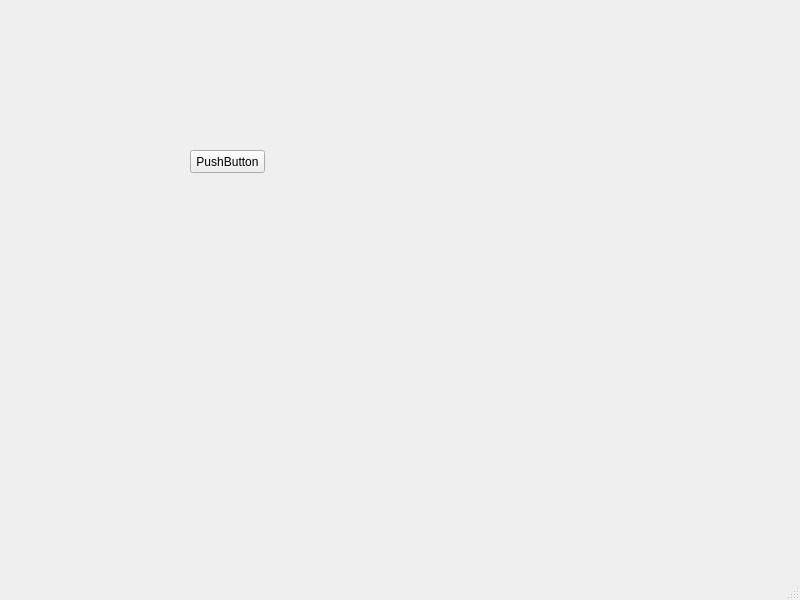
<?xml version="1.0" encoding="UTF-8"?>
<ui version="4.0">
 <class>MainWindow</class>
 <widget class="QMainWindow" name="MainWindow">
  <property name="geometry">
   <rect>
    <x>0</x>
    <y>0</y>
    <width>800</width>
    <height>600</height>
   </rect>
  </property>
  <property name="windowTitle">
   <string>MainWindow</string>
  </property>
  <widget class="QWidget" name="centralwidget">
   <widget class="QPushButton" name="pushButton">
    <property name="geometry">
     <rect>
      <x>190</x>
      <y>150</y>
      <width>75</width>
      <height>23</height>
     </rect>
    </property>
    <property name="text">
     <string>PushButton</string>
    </property>
   </widget>
  </widget>
  <widget class="QMenuBar" name="menubar">
   <property name="geometry">
    <rect>
     <x>0</x>
     <y>0</y>
     <width>800</width>
     <height>23</height>
    </rect>
   </property>
  </widget>
  <widget class="QStatusBar" name="statusbar"/>
 </widget>
 <resources/>
 <connections/>
</ui>
